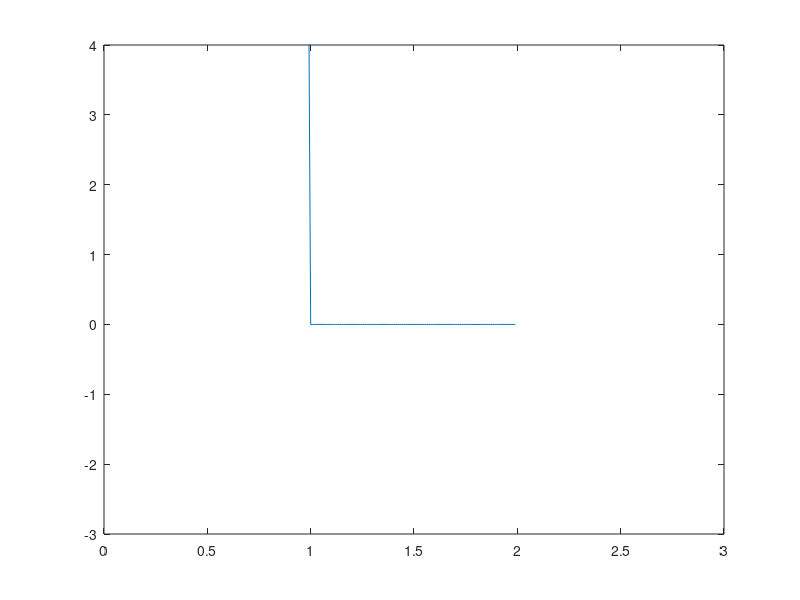
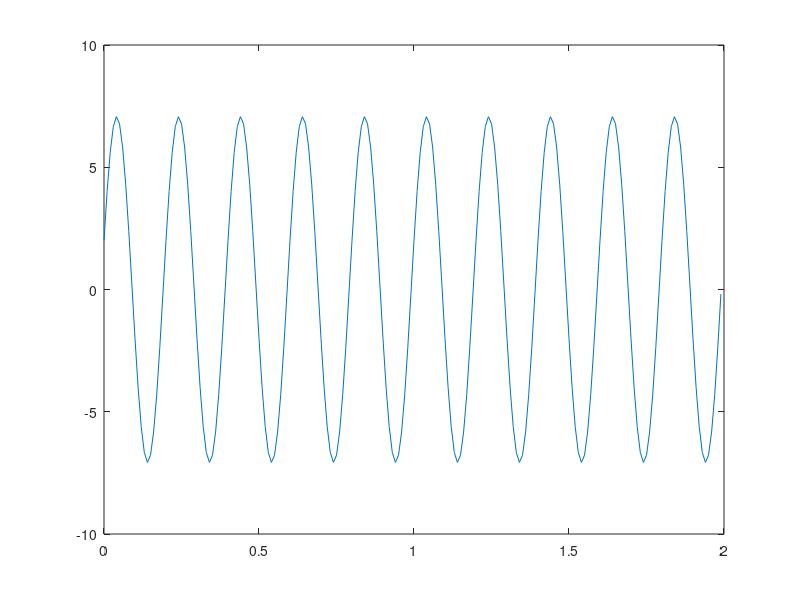

Reproduce these figures in MATLAB, in order. (Note: this script raises an error after producing the figures.)
clc;close all;clear all;
a=input('enter seqence','s'); 
%  input is provided with each digit with spacing
%a1=a;
a=str2num(a);
cf=input('carier frequency');
ca=input('carrier amplitude');
cp=input('carrier initial phase');
n=length(a);
disp(n);
v=0;j=1;

tb=1; % bit rate

if mod(n,2) ~=0
    a(n+1)=0;
end

n=length(a);
disp(n);
t1= 0: 0.01 : n-0.01;
j=1;y=[zeros(1,length(t1))];
s=sqrt(2)*ca*cos(cf*2*pi*t1 +cp);
s1=s;



for i=1:length(t1)
    if j==n+1
        break;
    end
    if t1(i)<j
        y(i)=a(j);
    else
        j=j+1;
    end
end
plot(t1,y);axis([0 n+1 -3 4]);
figure
plot(t1,s);
hold on

% %%%%%%%%%%%%%%%%%%%%%%%%%%%%%%%%%%%%%%%%%%%%%%%%%%%%%%%%%%%%%%%%%%%%%%%%%%%%%%%%%%%%%%%%%%%%%%%%%%%%%%%%%%%%%%%%%%%%%%%%%%%%%%%%%%%%%%%

    

for i=1:length(a)
    if mod(i,2)==0
         t2=num2str(a(i));t3=num2str(a(i-1));
         t=[t3,t2];
        switch t 
            case '00'
                v(i)=4;v(i-1)=4;
               
                
            case '01'
                v(i)=1;v(i-1)=1;
               
            case '10'
                v(i)=2;v(i-1)=2;
               
            case '11'
                v(i)=3;v(i-1)=3;
               
        end
    end
end


j=1;q=0;
y1=[zeros(1,length(t1))];
for i=1:length(t1)
    if j==n+1
        break;
    end
     if mod(i,100)==1
         y1(i)=v(j+1);q=i;
    end
    if t1(i)<j
        y1(i)=v(j);
    else
        j=j+1;
    end
end

%%%%%%%%%%%%%%%%%%%%%%%%%%%%%%%%%%%%%%%%%%%%%%%%%%%%%%%%%%%%%%%%%%%%%%%%%%%%%%%%%%%%%%%%%%%%%%%%%%%%%%%%%%%%%%%%%%%%%%%%%%%%%%%%%%%%%%%%%%%%%%%%%%%
for i=1:length(t1)
      switch y1(i)
            case 4
                s(i)=sqrt(2)*ca*cos(cf*2*pi*t1(i)+cp+(3*pi/4));
                
            case 1
                s(i)=sqrt(2)*ca*cos(cf*2*pi*t1(i)+cp+((-3*pi)/4));
                
            case 2
                s(i)=sqrt(2)*ca*cos(cf*2*pi*t1(i)+cp+((pi)/4));
            case 3
                s(i)=sqrt(2)*ca*cos(cf*2*pi*t1(i)+cp+((-pi)/4));
        end
end
plot(t1,s,'--g');
%%%%%%%%%%%%%%%%%%%%%%%%%%%%%%%%%%%%%%%%%%%%%%%%%%%%%%%%%%%%%%%%%%%%%%%%%%%%%%%%%%%%%%%%%%%%%%%%%%%%%%%%%%%%%%%%%%%%%%%%%%%%%%%%%%%%%%%%%%%%%
%%%%%%%%%%%%%%%%%%%%%%%%%%%%%%%%%%%%%%%%%%%%%%%%%%%%%%%%%%%%%%%%%%%%%%%%%%%%%%%%%%%%%%%%%%%%%%%%%%%%%%%%%%%%%%%%%%%%%%%%%%%%%%%%%%%%%%%%%%%%%%
%%%%%%%%%%%%%%%%%%%%%%%%%%%%%%%%%%%%%%%%%%%%%%%%%%%%%%%%%%%%%%%%%%%%%%%%%%%%%%%%%%%%%%%%%%%%%%%%%%%%%%%%%%%%%%%%%%%%%%%%%%%%%%%%%%%%%%%%%%%%%%%

d=s;dem=[ones(1,n)];f='flag';j=1;
digits(3);
for i=1:length(t1)
    if mod(i,199)==0
        temp1=s(i)/(sqrt(2)*ca);disp(temp1);
        temp2=s1(i)/(sqrt(2)*ca);disp(temp2);
        ph1=acos(temp1);disp(ph1);
        ph2=acos(temp2);disp(ph2);
        dif=(ph1-ph2);
        disp(dif);disp('$$$$$$$$$$$$$$$$$$$$$$$$$$$$$$');
        switch vpa(temp1)
            case vpa(cos(cf*2*pi*t1(i)+cp+(3*pi/4)))
                dem(j+1)=0;dem(j)=0;
                j=j+2;
            case cos(cf*2*pi*t1(i)+cp+((-3*pi)/4))
                dem(j+1)=1;dem(j)=0;
                j=j+2;
            case cos(cf*2*pi*t1(i)+cp+((pi)/4))
                dem(j+1)=0;dem(j)=1;
                j=j+2;
            case cos(cf*2*pi*t1(i)+cp+((-pi)/4))
                dem(j+1)=1;dem(j)=1;
                j=j+2;
        end
        if j==n+1
        break;
    end
        
    end
    
end
disp(a);
disp(dem);

rb=1/tb;
%input('bit rate');  
%  tb=1
no=input('noise psd');
eb=((ca^2)/2)*tb;
disp(eb);
ber=erfc(sqrt(eb/(no*2)));
disp('bit error rate in awgn channel is');disp(ber);

ber=1-(sqrt((eb/no)/(1+(eb/no))));
disp('bit error rate in releigh fading channel is');disp(ber);
